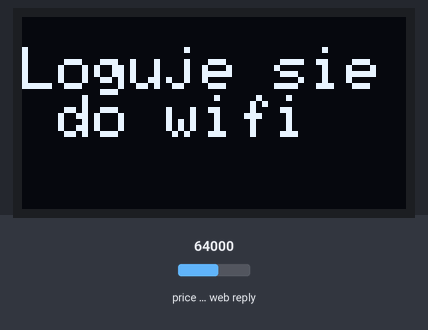
A sketch run on a simulated ESP8266 (NodeMCU). Shown: 128×64 one-colour display. The inputs (shaded band) are chosen by the test bench; at power-on: price in the web reply 64000. WiFi joins after 1.5 s; servers stay silent unless stated; web services answer with replies made up by the test bench; what the sketch prints to the serial monitor is not drawn.

Above: at 0.1 s.

The sketch:

project.ino
```cpp
#include <ESP8266WiFi.h>
#include <ArduinoJson.h>
#include <Wire.h>
#include <WiFiClient.h>
#include <ESP8266HTTPClient.h>
#include <Adafruit_GFX.h>
#include <Adafruit_SSD1306.h>

#define SCREEN_WIDTH 128 // OLED display width, in pixels
#define SCREEN_HEIGHT 64 // OLED display height, in pixels

// Declaration for an SSD1306 display connected to I2C (SDA, SCL pins)
Adafruit_SSD1306 display(SCREEN_WIDTH, SCREEN_HEIGHT, &Wire, -1);

// WiFi settings
const char* ssid     = "ssid";
const char* password = "pass";

// API server
const char* host = "api.coindesk.com";
float lastValue = 0;
void setup() {

  // Serial
  Serial.begin(115200);
  delay(10);
  display.begin(SSD1306_SWITCHCAPVCC, 0x3C);
  display.clearDisplay();
  display.setTextSize(2);
  display.setTextColor(WHITE);
  display.setCursor(0, 10);
  display.println("Loguje sie do wifi");
  display.display();
  // We start by connecting to a WiFi network
  Serial.println();
  Serial.println();
  Serial.print("Connecting to ");
  Serial.println(ssid);
  WiFi.hostname("ESP-host");
  WiFi.begin(ssid, password);

  while (WiFi.status() != WL_CONNECTED) {
    delay(500);
    Serial.print(".");
  }

  Serial.println("");
  Serial.println("WiFi connected");
  Serial.println("IP address: ");
  Serial.println(WiFi.localIP());
  display.clearDisplay();
  display.println("Polaczono z wifi");
}

void loop() {

  // Connect to API
  //  Serial.print("connecting to ");
  //  Serial.println(host);

  // Use WiFiClient class to create TCP connections
  WiFiClient client;
  const int httpPort = 80;
  if (!client.connect(host, httpPort)) {
    Serial.println("connection failed");
    return;
  }

  // We now create a URI for the request
  String url = "/v1/bpi/currentprice/PLN.json";

  //  Serial.print("Requesting URL: ");
  //  Serial.println(url);

  // This will send the request to the server
  client.print(String("GET ") + url + " HTTP/1.1\r\n" +
               "Host: " + host + "\r\n" +
               "Connection: close\r\n\r\n");
  delay(100);

  // Read all the lines of the reply from server and print them to Serial
  String answer;
  while (client.available()) {
    String line = client.readStringUntil('\r');
    answer += line;
  }

  client.stop();
  //  Serial.println();
  //  Serial.println("closing connection");

  // Process answer
  //  Serial.println();
  //  Serial.println("Answer: ");
  //  Serial.println(answer);

  // Convert to JSON
  String jsonAnswer;
  int jsonIndex;

  for (int i = 0; i < answer.length(); i++) {
    if (answer[i] == '{') {
      jsonIndex = i;
      break;
    }
  }

  // Get JSON data
  jsonAnswer = answer.substring(jsonIndex);
  //  Serial.println("--------------------");
  //  Serial.println("JSON answer: ");
  //  Serial.println(jsonAnswer);
  //  //  jsonAnswer.trim();
  //  Serial.println("--------------------");


  // Stream& input;

  StaticJsonDocument<768> doc;
  deserializeJson(doc, jsonAnswer);

  JsonObject time = doc["time"];
  const char* time_updated = time["updated"]; // "Feb 4, 2021 16:07:00 UTC"
  const char* time_updatedISO = time["updatedISO"]; // "2021-02-04T16:07:00+00:00"
  const char* time_updateduk = time["updateduk"]; // "Feb 4, 2021 at 16:07 GMT"

  const char* disclaimer = doc["disclaimer"]; // "This data was produced from the CoinDesk Bitcoin Price ...

  JsonObject bpi_USD = doc["bpi"]["USD"];
  const char* bpi_USD_code = bpi_USD["code"]; // "USD"
  const char* bpi_USD_rate = bpi_USD["rate"]; // "36,588.9517"
  const char* bpi_USD_description = bpi_USD["description"]; // "United States Dollar"
  float bpi_USD_rate_float = bpi_USD["rate_float"]; // 36588.9517

  JsonObject bpi_PLN = doc["bpi"]["PLN"];
  const char* bpi_PLN_code = bpi_PLN["code"]; // "PLN"
  const char* bpi_PLN_rate = bpi_PLN["rate"]; // "137,518.4003"
  const char* bpi_PLN_description = bpi_PLN["description"]; // "Polish Zloty"
  float bpi_PLN_rate_float = bpi_PLN["rate_float"]; // 137518.4003

  if (bpi_PLN_rate_float > 0) {
    lastValue = bpi_PLN_rate_float;
    Serial.println(lastValue);
    display.clearDisplay();
      display.setCursor(0, 10);

    display.println("Kurs BTC: ");
    display.println(lastValue);
    display.display();
  }


  // Wait 5 seconds
  delay(5000);
}
```
